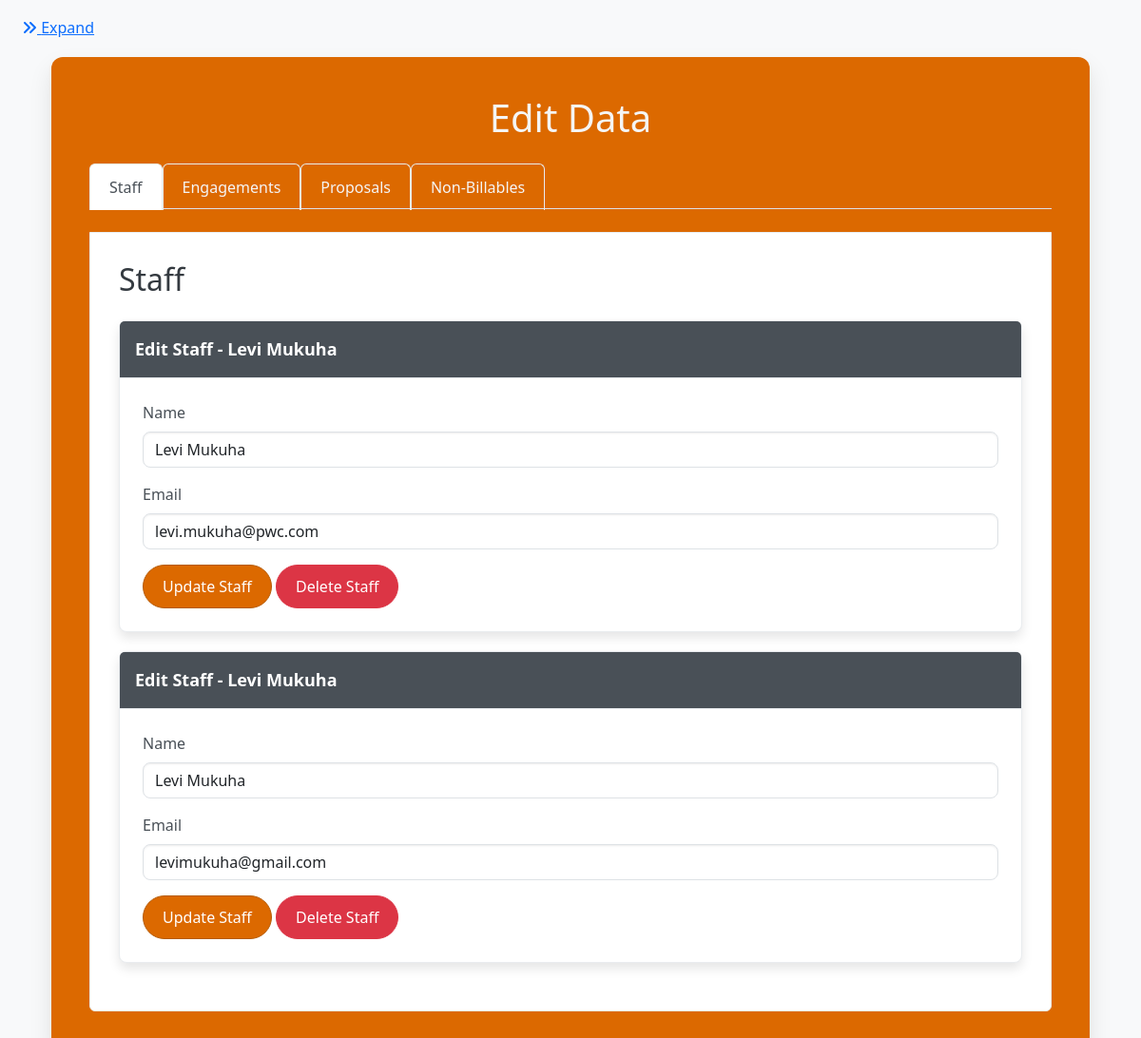
Page /edit_data on the committed database.
### app.py (models this page shows)
class Staff(db.Model):
    id = db.Column(db.Integer, primary_key=True)
    name = db.Column(db.String(100), nullable=False)
    email = db.Column(db.String(120), unique=True, nullable=False)
    leave_days_remaining = db.Column(db.Float, default=0.0)  # Leave days remaining in hours
    is_team_leader = db.Column(Boolean, default=False)  # New field to indicate if the staff is a team leader
    receive_notifications = db.Column(Boolean, default=True)  # New field for notification preferences
    engagements = db.relationship('Engagement', backref='team_leader', lazy=True)
    proposals = db.relationship('Proposal', backref='team_leader', lazy=True)
    hours_logs = db.relationship('HoursLog', backref='staff_member', lazy=True)
    leave_records = db.relationship('LeaveRecord', backref='staff', lazy=True)
    utilizations = db.relationship('Utilization', backref='staff', lazy=True)

### app.py (the view, shortened to what this page needs)
@app.route('/edit_data', methods=['GET', 'POST'])
def edit_data():
    staff_members = Staff.query.all()
    engagements = Engagement.query.all()
    proposals = Proposal.query.all()
    non_billables = NonBillable.query.all()
    return render_template('edit_data.html',
                           staff_members=staff_members,
                           engagements=engagements,
                           proposals=proposals,
                           non_billables=non_billables)

### templates/edit_data.html (shortened to what this page needs)
{% extends "base.html" %}
{% block content %}
    <link rel="stylesheet" href="https://cdnjs.cloudflare.com/ajax/libs/bootstrap/5.3.0/css/bootstrap.min.css">
    <div class="edcontainer">
        <h1 class="text-center mb-4" style="color: whitesmoke;">Edit Data</h1>
        <ul class="nav nav-tabs mb-4" id="myTab" role="tablist">
            <li class="nav-item" role="presentation">
                <button class="nav-link active" id="staff-tab" data-bs-toggle="tab" data-bs-target="#staff" type="button" role="tab" aria-controls="staff" aria-selected="true">Staff</button>
            </li>
            <li class="nav-item" role="presentation">
                <button class="nav-link" id="engagements-tab" data-bs-toggle="tab" data-bs-target="#engagements" type="button" role="tab" aria-controls="engagements" aria-selected="false">Engagements</button>
            </li>
            <li class="nav-item" role="presentation">
                <button class="nav-link" id="proposals-tab" data-bs-toggle="tab" data-bs-target="#proposals" type="button" role="tab" aria-controls="proposals" aria-selected="false">Proposals</button>
            </li>
            <li class="nav-item" role="presentation">
                <button class="nav-link" id="non-billables-tab" data-bs-toggle="tab" data-bs-target="#non-billables" type="button" role="tab" aria-controls="non-billables" aria-selected="false">Non-Billables</button>
            </li>
        </ul>
        <div class="tab-content" id="myTabContent">
            <div class="tab-pane fade show active" id="staff" role="tabpanel" aria-labelledby="staff-tab">
                <h2 class="mb-4">Staff</h2>
                {% for staff in staff_members %}
                <div class="card">
                    <div class="card-header">Edit Staff - {{ staff.name }}</div>
                    <div class="card-body">
                        <form action="{{ url_for('edit_data') }}" method="post">
                            <div class="mb-3">
                                <label for="staff-name-{{ staff.id }}" class="form-label">Name</label>
                                <input type="text" class="form-control" id="staff-name-{{ staff.id }}" name="name" value="{{ staff.name }}" required>
                            </div>
                            <div class="mb-3">
                                <label for="staff-email-{{ staff.id }}" class="form-label">Email</label>
                                <input type="email" class="form-control" id="staff-email-{{ staff.id }}" name="email" value="{{ staff.email }}" required>
                            </div>
                            <button type="submit" class="btn btn-custom btn-custom-primary">Update Staff</button>
                            <button type="submit" name="delete" value="staff-{{ staff.id }}" class="btn btn-custom btn-custom-danger" onclick="return confirm('Are you sure you want to delete this staff member?')">Delete Staff</button>
                        </form>
                    </div>
                </div>
                {% endfor %}
            </div>
        </div>
    </div>
</body>
</html>
{% endblock %}

### templates/base.html (style rules this page uses)
html, body { height: 100%; margin: 0; }

### templates/edit_data.html (style rules this page uses)
body { background-color: #f8f9fa; color: #343a40; font-family: 'Segoe UI', Tahoma, Geneva, Verdana, sans-serif; }
.edcontainer { background-color: #dc6900; padding: 40px; border-radius: 12px; box-shadow: 0 12px 24px rgba(0, 0, 0, 0.1); max-width: 1200px; margin-top: 40px; }
.nav-tabs .nav-link { color: whitesmoke; border-radius: 0.375rem 0.375rem 0 0; border: 1px solid #e9ecef; border-bottom: none; margin-bottom: -1px; padding: 12px 20px; font-weight: 500; }
.nav-tabs .nav-link.active { background-color: #ffffff; border-color: #e9ecef #e9ecef #ffffff; color: #495057; }
.tab-content { background-color: #ffffff; border: 1px solid #e9ecef; border-radius: 0 0 0.375rem 0.375rem; padding: 30px; }
.card { border: 1px solid #e9ecef; border-radius: 8px; box-shadow: 0 6px 12px rgba(0, 0, 0, 0.1); margin-bottom: 20px; }
.card-header { background-color: #495057; color: #ffffff; font-size: 1.125rem; font-weight: 600; border-bottom: 1px solid #e9ecef; padding: 16px; }
.card-body { padding: 24px; }
.form-label { font-weight: 500; color: #495057; }
.form-control { border-radius: 8px; box-shadow: inset 0 1px 2px rgba(0, 0, 0, 0.075); }
.btn-custom { border-radius: 50px; padding: 10px 20px; font-weight: 500; transition: all 0.3s; }
.btn-custom-primary { background-color: #dc6900; border-color: #b55a04; color: #ffffff; }
.btn-custom-danger { background-color: #dc3545; border-color: #dc3545; color: #ffffff; }

### rows in the picture
Staff: name "Levi Mukuha", email "levi.mukuha@pwc.com"
Staff: name "Levi Mukuha", email "levimukuha@gmail.com"
